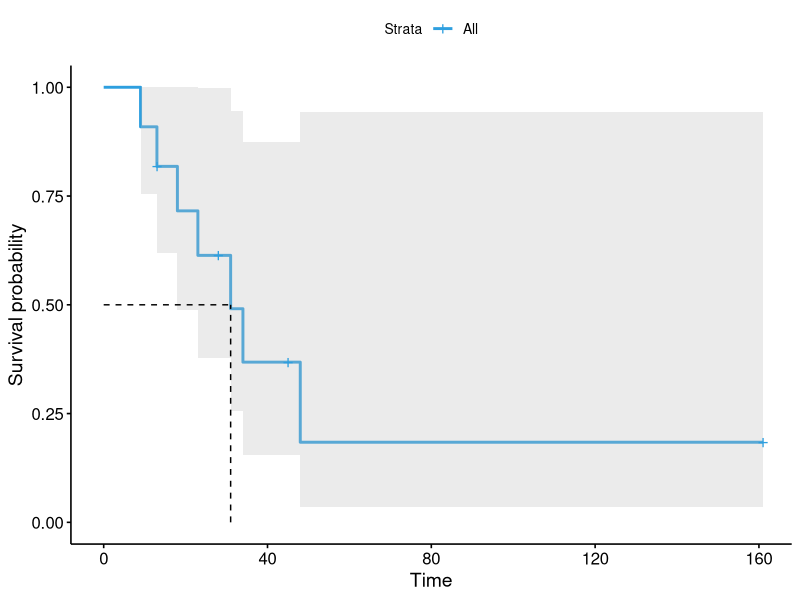
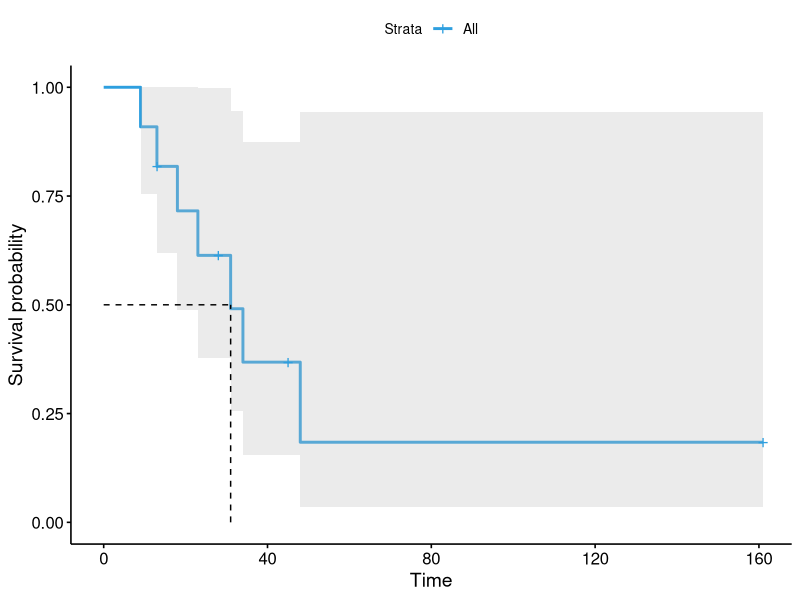

Generate these figures, in order, with R:
# 加载生存分析包
library("survival")
# 加载生存分析可视化包
library("survminer")
# 设置工作路径
setwd("D:\\softwares\\applied statistics\\rcodelearning\\chap32\\sourcecode")
# 拟合经验生存函数曲线
res <- survfit(
    Surv(time, status) ~ x, # 公式
    data = aml[aml$x == "Maintained", ] # 数据
)
gg <- ggsurvplot(
    res,
    conf.int = TRUE, # 绘制置信区间
    pval = FALSE, # 不显示log-rank检验的P值
    risk.table = FALSE, # 添加风险表
    risk.table.col = "strata", # 根据分层更改风险表颜色
    linetype = "strata", # 根据分层更改线型
    surv.median.line = "hv", # 同时显示垂直和水平参考线
    palette = "#2E9FDF" # 定义颜色
)
print(gg[1])
# 保存文件
ggsave("../codeimage/code3.pdf")
print(gg[2])
# 保存工作空间
save.image("R3.RData")
